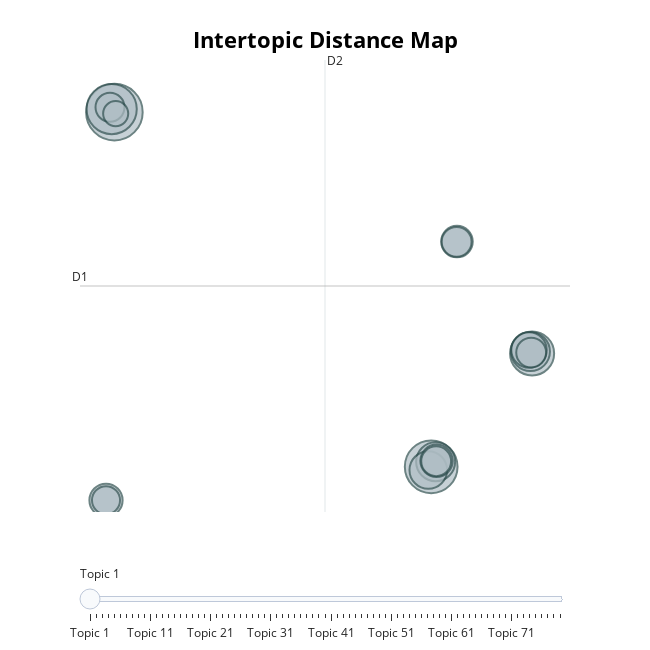

Notebook cell for this chart:
### Code cell
male_topic_model.visualize_topics()
